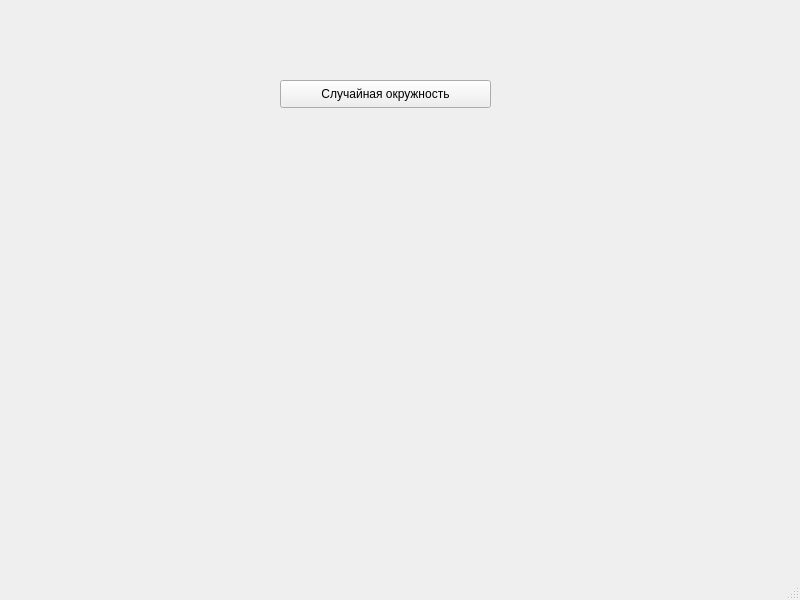
<?xml version="1.0" encoding="UTF-8"?>
<ui version="4.0">
 <class>MainWindow</class>
 <widget class="QMainWindow" name="MainWindow">
  <property name="geometry">
   <rect>
    <x>0</x>
    <y>0</y>
    <width>800</width>
    <height>600</height>
   </rect>
  </property>
  <property name="windowTitle">
   <string>MainWindow</string>
  </property>
  <widget class="QWidget" name="centralwidget">
   <widget class="QPushButton" name="pushButton">
    <property name="geometry">
     <rect>
      <x>280</x>
      <y>80</y>
      <width>211</width>
      <height>28</height>
     </rect>
    </property>
    <property name="text">
     <string>Случайная окружность</string>
    </property>
   </widget>
  </widget>
  <widget class="QMenuBar" name="menubar">
   <property name="geometry">
    <rect>
     <x>0</x>
     <y>0</y>
     <width>800</width>
     <height>26</height>
    </rect>
   </property>
  </widget>
  <widget class="QStatusBar" name="statusbar"/>
 </widget>
 <resources/>
 <connections/>
</ui>
